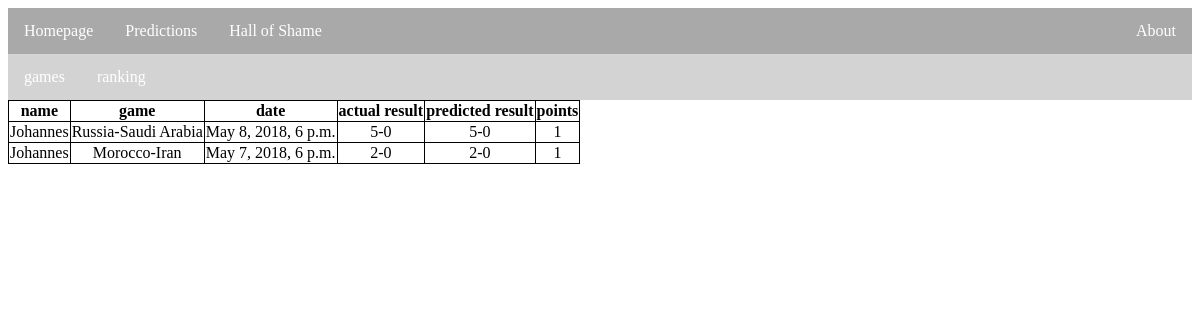
The app's page /votes/ranking/profile/Johannes/ with its own data.
### votes/models.py (models this page shows, shortened)
class Score(models.Model):
    prediction = models.OneToOneField(Prediction, on_delete=models.CASCADE, null=True)
    points = models.IntegerField(default = 0)

class Prediction(models.Model):
    game = models.ForeignKey(Game, on_delete=models.CASCADE, null=True)
    user = models.ForeignKey(User, on_delete=models.CASCADE, null=True)
    predicted_goals_home = models.IntegerField(default=0)
    predicted_goals_away = models.IntegerField(default=0)

class Game(models.Model):
    round = models.CharField(max_length=50, null=True)
    date = models.DateTimeField(null=True)
    home_team = models.CharField(max_length=50, null=True)
    away_team = models.CharField(max_length=50, null=True)
    home_goals = models.IntegerField(null=True, blank=True)
    away_goals = models.IntegerField(null=True, blank=True)
    finished = models.BooleanField(default=False)
    votable = models.BooleanField(default=False)
    predictions_available = models.BooleanField(default=False)

### hall_of_shame/models.py (models this page shows, shortened)
class User(models.Model):
    name = models.CharField(max_length=50, null=True)
    paid = models.BooleanField(default=False)
    times_cheated = models.IntegerField(default=0)

### votes/views.py (the view)
# urls.py: path('ranking/profile/<user_name>/', views.profile, name = 'profile'),
def profile(request, user_name):
    scores = Score.objects.filter(prediction__user__name = user_name)
    context = {'scores': scores}
    return render(request, 'votes/profile.html', context)

### votes/templates/votes/profile.html
{% extends 'votes/navigation_bar.html' %}
{% block content %}
    <table>
        <tr>
          <th>name</th>
          <th>game</th>
          <th>date</th>
          <th>actual result</th>
          <th>predicted result</th>
          <th>points</th>
        </tr>
        {% for score in scores %}
            <tr>
              <td>{{ score.prediction.user.name }}</td>
              <td>{{ score.prediction.game.home_team }}-{{ score.prediction.game.away_team }}</td>
              <td>{{ score.prediction.game.date }}</td>
              <td>{{ score.prediction.game.home_goals }}-{{ score.prediction.game.away_goals }}</td>
              <td>{{ score.prediction.predicted_goals_home }}-{{ score.prediction.predicted_goals_away }}</td>
              <td>{{ score.points }}</td>
            </tr>
        {% endfor %}
      </table>
{% endblock %}

### votes/templates/votes/navigation_bar.html
{% extends 'base/navigation_bar.html' %}
{% block css_override %}
    {% load staticfiles %}
    <link rel="stylesheet" href="{% static 'css/votes.css' %}">
{% endblock %}
{% block body %}
    <ul class="sub_navigation_bar">
        <li><a href="{% url 'games' %}">games</a></li>
        <li><a href="{% url 'ranking' %}">ranking</a></li>
    </ul>
    {% block content %}
    {% endblock %}
{% endblock %}

### base/templates/base/navigation_bar.html
{% load staticfiles %}
<html>
    <head>
        <link rel="stylesheet" href="{% static 'css/base.css' %}">
        {% block css_override %}
        {% endblock %}
    </head>
    <body>
        <ul class="main_navigation_bar">
            <li><a href="{% url 'homepage' %}">Homepage</a></li>
            <li><a href='/votes'>Predictions</a></li>
            <li><a href='/hall_of_shame'>Hall of Shame</a></li>
            <li style="float:right"><a href="/about">About</a></li>
        </ul>
        {% block body %}
        {% endblock %}
    </body>
</html>

### base/static/css/base.css (style rules this page uses)
ul { list-style-type: none; margin: 0; padding: 0; overflow: hidden; }
li { float: left; }
li a { display: block; color: white; text-align: center; padding: 14px 16px; text-decoration: none; }
ul.main_navigation_bar { background-color: #A9A9A9; }
table { border-collapse: collapse; }
td, th { border: 1px solid black; text-align: center; }

### votes/static/css/votes.css (style rules this page uses)
ul.sub_navigation_bar { background-color: #D3D3D3; }

### records on screen
Score: prediction.user.name "Johannes", prediction.game.home_team "Russia", prediction.game.away_team "Saudi Arabia", prediction.game "May 8, 2018, 6 p.m.", prediction.game.home_goals "5", prediction.game.away_goals "0", prediction.predicted_goals_home "5", prediction.predicted_goals_away "0", points "1"
Score: prediction.user.name "Johannes", prediction.game.home_team "Morocco", prediction.game.away_team "Iran", prediction.game "May 7, 2018, 6 p.m.", prediction.game.home_goals "2", prediction.game.away_goals "0", prediction.predicted_goals_home "2", prediction.predicted_goals_away "0", points "1"
